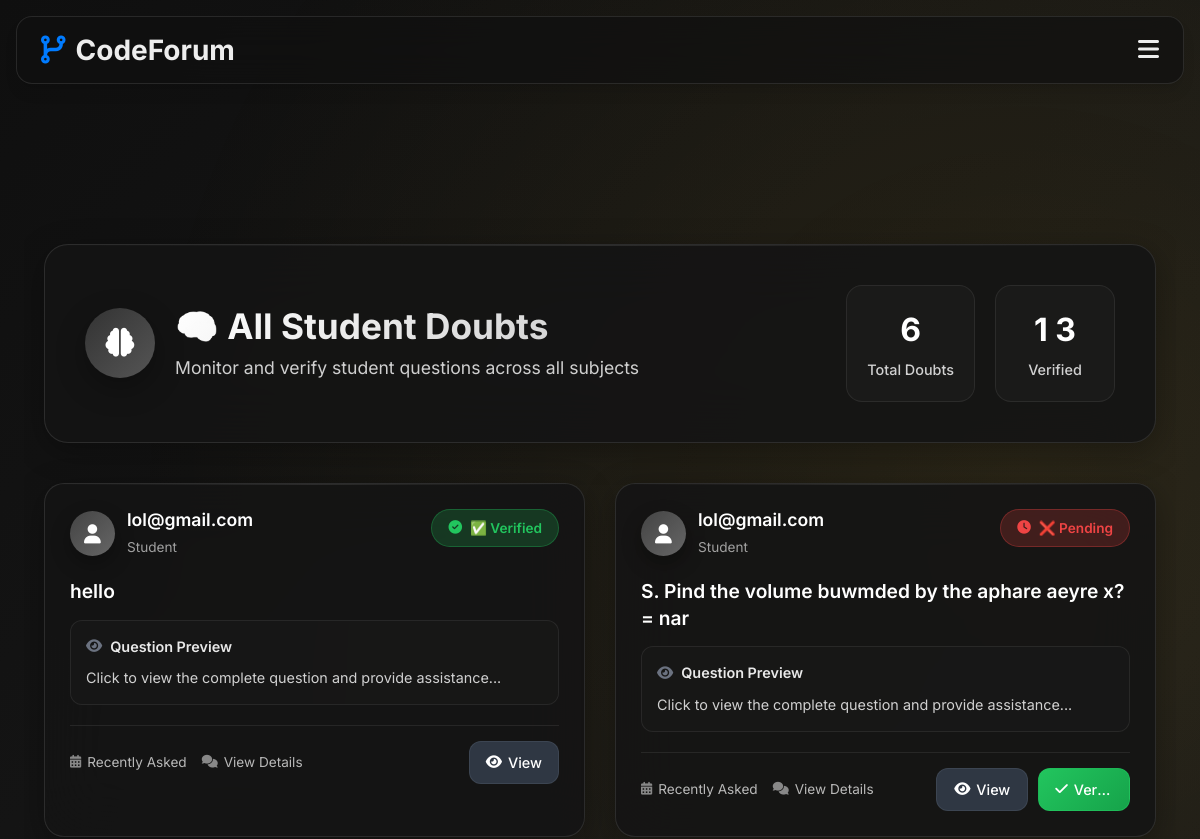
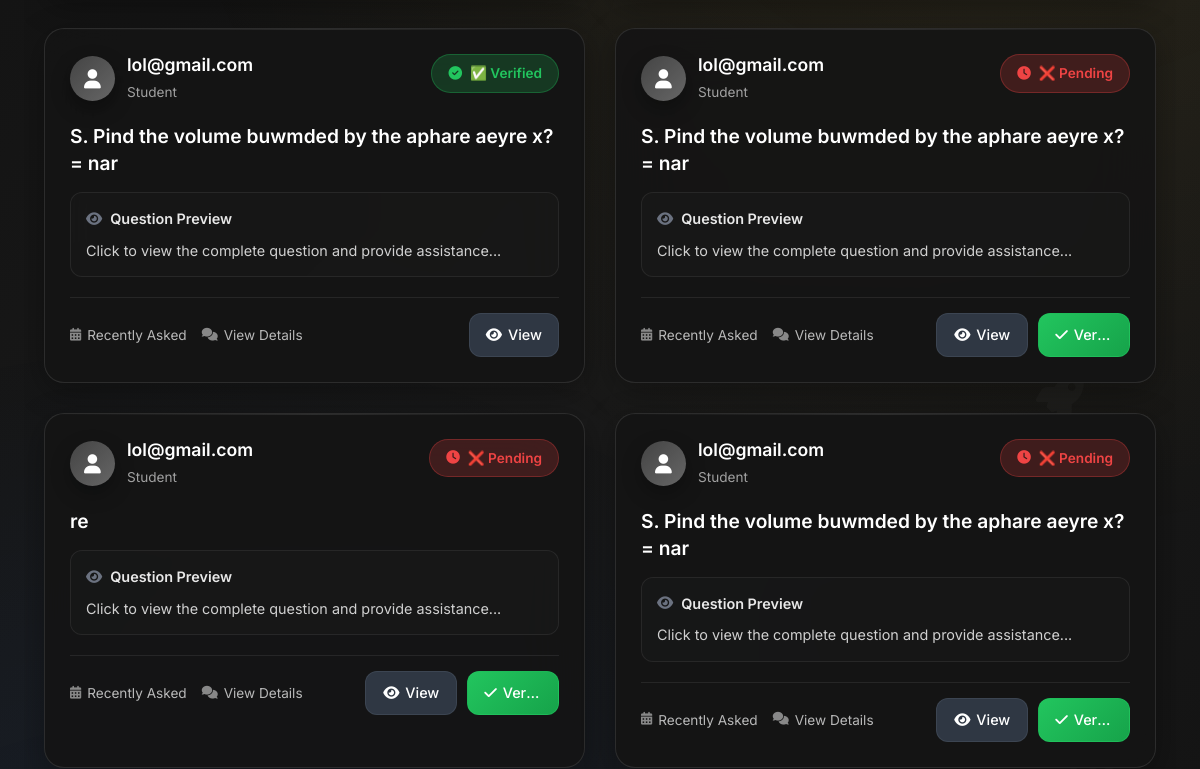
/faculty/ (signed in, upper part), run on an earlier commit of the app's database (2 pictures, top to bottom).
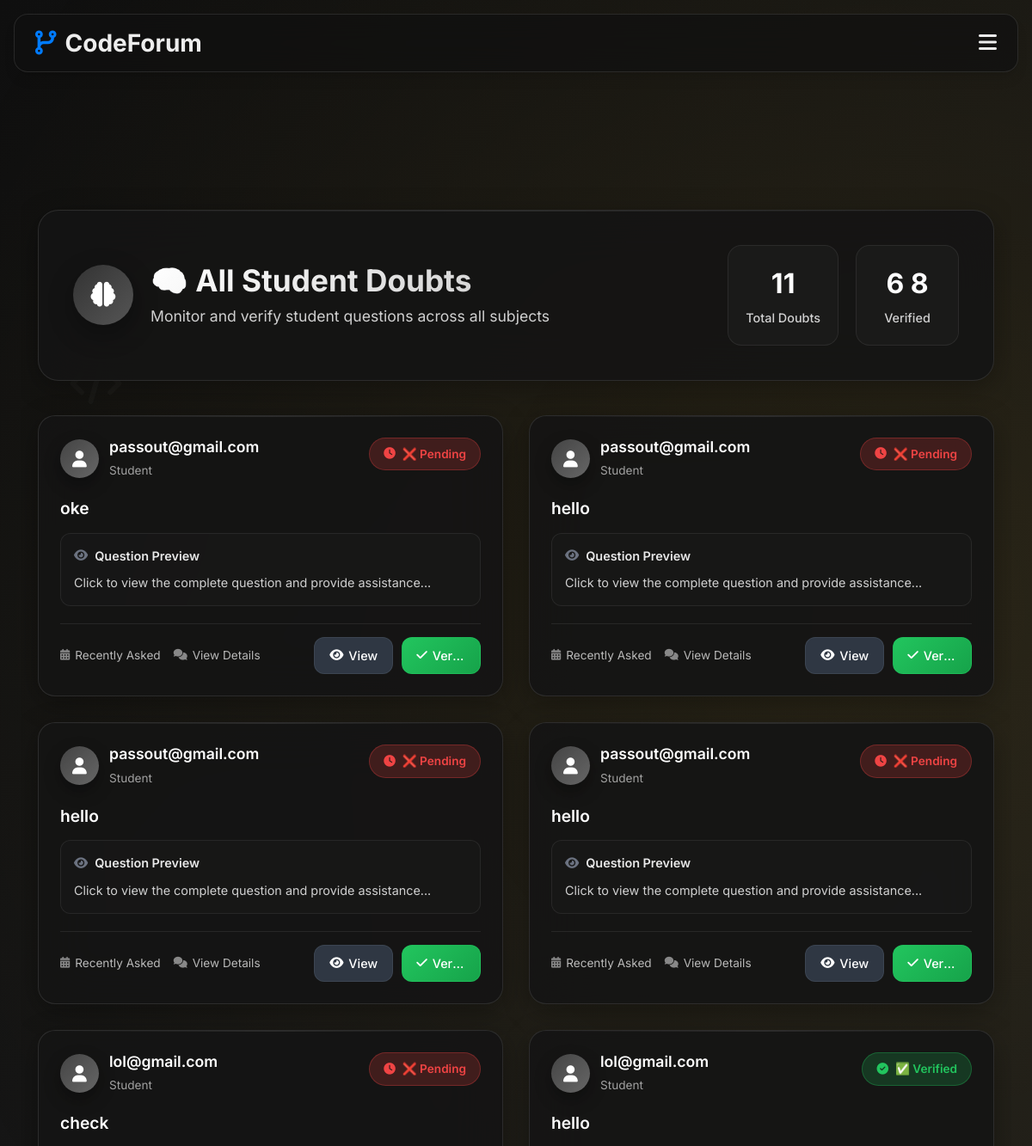
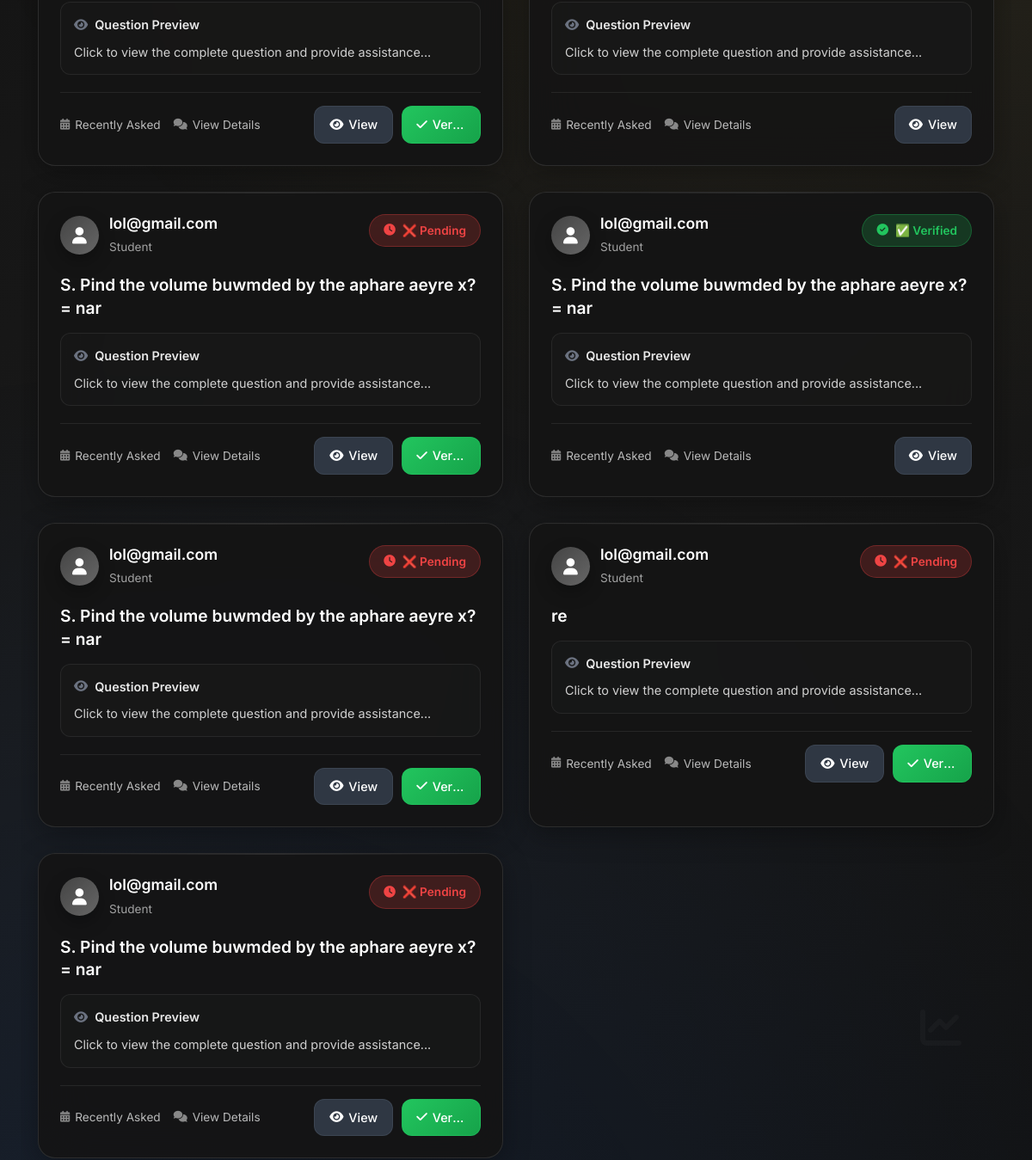
And on a later commit of the database (2 pictures, top to bottom).
### forum/models.py (models this page shows, shortened)
class Doubt(models.Model):
    student = models.ForeignKey(User, on_delete=models.CASCADE)
    title = models.CharField(max_length=255)
    description = models.TextField()
    code_snippet = models.TextField(blank=True, null=True)
    ai_answer = models.TextField(blank=True, null=True)
    faculty_verified = models.BooleanField(default=False)
    faculty_suggestion = models.TextField(blank=True, null=True)
    faculty_resource_link = models.URLField(blank=True, null=True)
    created_at = models.DateTimeField(auto_now_add=True)
    categories = models.ManyToManyField(Category, blank=True)
    is_public = models.BooleanField(default=True)
    verified_by = models.ForeignKey(User, null=True, blank=True, on_delete=models.SET_NULL, related_name='verified_doubts')

class User(AbstractUser):
    ROLE_CHOICES = (
        ('student', 'Student'),
        ('faculty', 'Faculty'),
    )
    DEPARTMENT_CHOICES = (
        ('CSE', 'CSE'),
        ('ECE', 'ECE'),
        ('ME', 'Mechanical'),
        ('CE', 'Civil'),
        ('EE', 'Electrical'),
    )
    YEAR_CHOICES = (
        (1, '1st Year'),
        (2, '2nd Year'),
        (3, '3rd Year'),
        (4, '4th Year'),
    )
    role = models.CharField(max_length=10, choices=ROLE_CHOICES)
    department = models.CharField(max_length=20, choices=DEPARTMENT_CHOICES)
    year = models.PositiveSmallIntegerField(choices=YEAR_CHOICES, null=True, blank=True)
    github_url = models.URLField(blank=True, null=True)
    is_verified_faculty = models.BooleanField(default=False)

### forum/views.py (the view)
# urls.py: path('faculty/', views.faculty_dashboard, name='faculty_dashboard'),
@login_required
@user_passes_test(lambda u: u.is_authenticated and u.role == 'faculty')
def faculty_dashboard(request):
    doubts = Doubt.objects.all().order_by('-created_at')
    return render(request, 'forum/faculty_dashboard.html', {'doubts': doubts})

### forum/templates/forum/faculty_dashboard.html (shortened to what the changed rows need)
{% extends 'forum/base.html' %}
{% block content %}
<div class="dashboard-container fade-in">
    <div class="dashboard-wrapper">
        <div class="dashboard-header glass-card">
            <div class="header-content">
                <div class="header-left">
                    <div class="header-text">
                        <h2 class="dashboard-title">🧠 All Student Doubts</h2>
                    </div>
                </div>
                <div class="header-stats">
                    <div class="stat-item">
                        <div class="stat-number">{{ doubts|length }}</div>
                        <div class="stat-label">Total Doubts</div>
                    </div>
                    <div class="stat-item">
                        <div class="stat-number">
                            {% for doubt in doubts %}
                                {% if doubt.faculty_verified %}{{ forloop.counter }}{% endif %}
                            {% endfor %}
                        </div>
                        <div class="stat-label">Verified</div>
                    </div>
                </div>
            </div>
        </div>
        <div class="doubts-grid">
            {% for doubt in doubts %}
                <div class="doubt-card glass-card slide-in">
                    <div class="doubt-card-header">
                        <div class="student-info">
                            <div class="student-avatar">
                                <i class="fas fa-user"></i>
                            </div>
                            <div class="student-details">
                                <h4 class="student-name">{{ doubt.student.username }}</h4>
                                <span class="student-label">Student</span>
                            </div>
                        </div>
                        <div class="doubt-status">
                            {% if doubt.faculty_verified %}
                                <div class="status-badge verified">
                                    <i class="fas fa-check-circle"></i>
                                    <span>✅ Verified</span>
                                </div>
                            {% else %}
                                <div class="status-badge pending">
                                    <i class="fas fa-clock"></i>
                                    <span>❌ Pending</span>
                                </div>
                            {% endif %}
                        </div>
                    </div>
                    <div class="doubt-card-content">
                        <h3 class="doubt-card-title">
                            <a href="{% url 'view_doubt' doubt.id %}" class="doubt-link">
                                {{ doubt.title }}
                            </a>
                        </h3>
                        <div class="doubt-preview">
                            <div class="preview-header">
                                <i class="fas fa-eye"></i>
                                <span>Question Preview</span>
                            </div>
                            <div class="preview-content">
                                Click to view the complete question and provide assistance...
                            </div>
                        </div>
                    </div>
                    <div class="doubt-card-footer">
                        <div class="doubt-meta">
                            <div class="meta-item">
                                <i class="fas fa-calendar-alt"></i>
                                <span>Recently Asked</span>
                            </div>
                            <div class="meta-item">
                                <i class="fas fa-comments"></i>
                                <span>View Details</span>
                            </div>
                        </div>
                        <div class="action-buttons">
                            <a href="{% url 'view_doubt' doubt.id %}" class="modern-btn btn-secondary view-btn">
                                <i class="fas fa-eye"></i>
                                <span>View</span>
                            </a>
                            {% if not doubt.faculty_verified %}
                                <a href="{% url 'verify_doubt' doubt.id %}" class="modern-btn btn-success verify-btn">
                                    <i class="fas fa-check"></i>
                                    <span>Verify</span>
                                </a>
                            {% endif %}
                        </div>
                    </div>
                </div>
            {% endfor %}
        </div>
    </div>
    <div class="dashboard-background-elements">
        <div class="floating-element element-1">
            <i class="fas fa-code"></i>
        </div>
        <div class="floating-element element-6">
            <i class="fas fa-rocket"></i>
        </div>
    </div>
</div>
{% endblock %}

What changed in the data, as far as the page shows it:
added Doubt: student.username "passout@gmail.com", faculty_verified False (drawn), title "oke"
added Doubt: student.username "passout@gmail.com", faculty_verified False (drawn), title "hello"
added Doubt: student.username "passout@gmail.com", faculty_verified False (drawn), title "hello"
added Doubt: student.username "passout@gmail.com", faculty_verified False (drawn), title "hello"
added Doubt: student.username "lol@gmail.com", faculty_verified False (drawn), title "check"
Also different on the page:
{{ doubts|length }}: "6" → "11"
